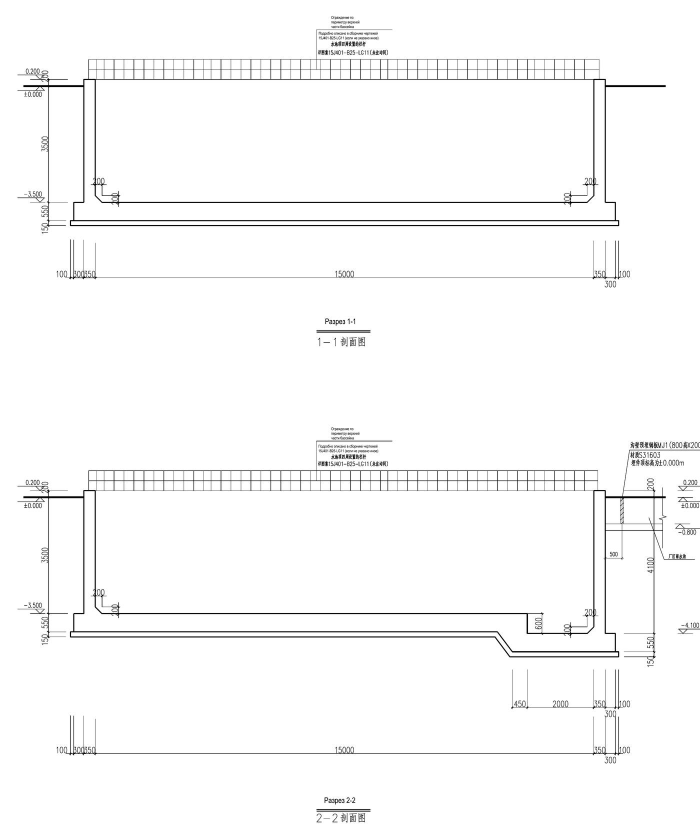
#> input picture sec_img/b102_2.jpg, 1400 x 1657 px, given in place of b102_2.jpg.png, which was not available (shown at 1/2 size)
$ python -i trace.py   (imports and definitions only)
#> lines starting #> are read from the running program, lines starting #| are printed output that depends on the picture; after the words box and inside, x2 and y2 are one past the last pixel; in counts of white or black regions, pixels touching at a corner belong together; pictures that were not available may be replaced by others from this repository, and a replacement may not be noted
import cv2, numpy as np, json, sys, os
sys.path.insert(0,os.path.dirname(os.path.abspath(__file__)))
from eqboxes import EQ
SHEET_DIR='.'
GAP=30
def segments(sh):
#> called with sh = '../../sec_img/b102_2.jpg'
    g=cv2.imread(f'{SHEET_DIR}/sheet{sh}.png',0)
#> g is the input picture: shape (1657, 1400); min 0, max 255, mean 249.5
    b=(g<175).astype(np.uint8)
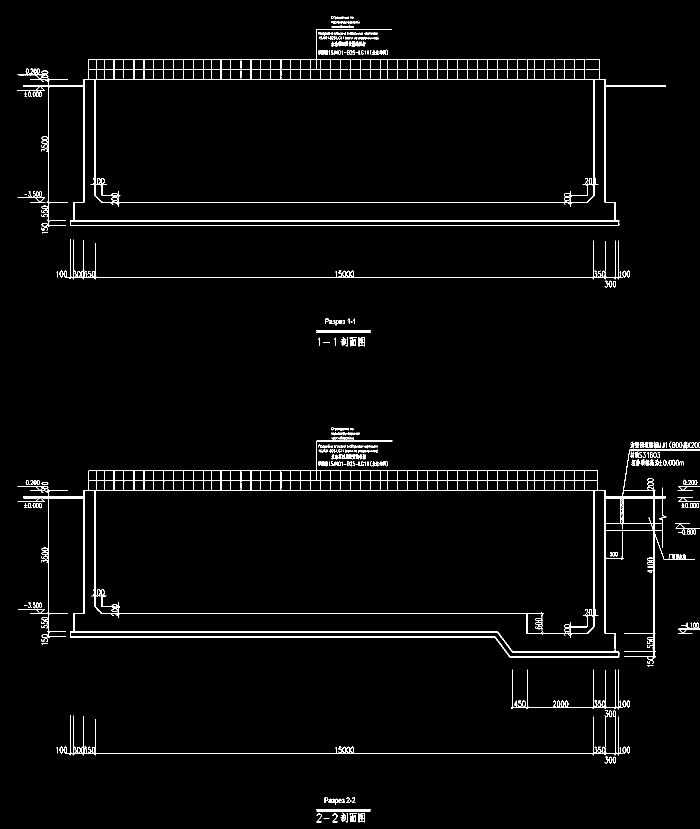
#> b: shape (1657, 1400) (shown at 1/2 size); values 0 (black) and 1 (white), 2.7% white in thin lines or dots
    b[1400:,:]=0 if sh!='3' else b[1400:,:]*0
    b[:, :178]=0; b[:, 2915:]=0; b[:112,:]=0
#> after `b[:112, :] = 0`:
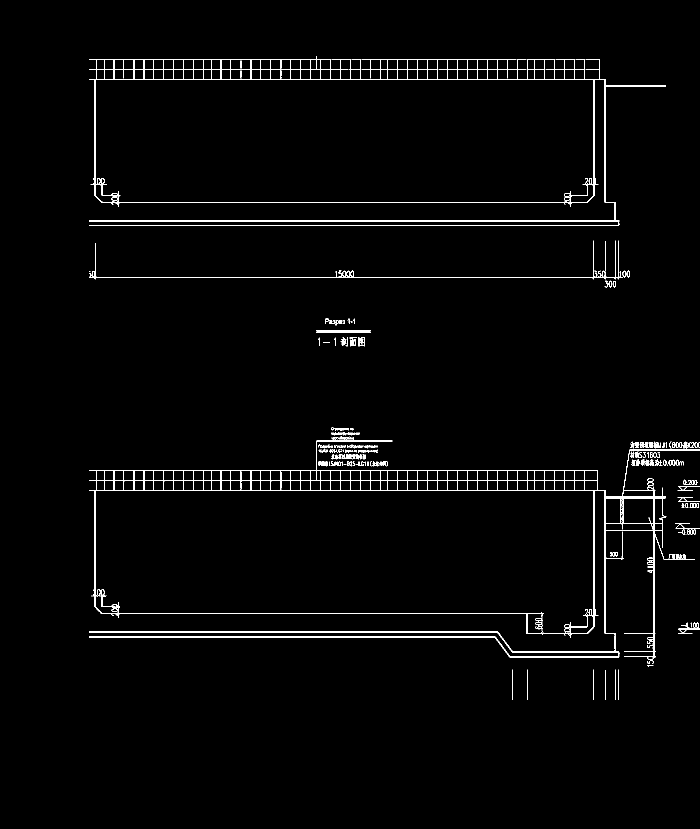
#> b: shape (1657, 1400) (shown at 1/2 size); values 0 (black) and 1 (white), 2% white in thin lines or dots, all inside (x1, y1, x2, y2) = (178, 112, 1400, 1400)
    # remove equipment interiors
    for t,(x0,y0,x1,y1) in EQ[sh].items():
        b[2*y0-170+3:2*y1-170-3, 2*x0-220+3:2*x1-220-3]=0
    H=cv2.morphologyEx(b,cv2.MORPH_OPEN,np.ones((1,36),np.uint8))
    V=cv2.morphologyEx(b,cv2.MORPH_OPEN,np.ones((36,1),np.uint8))
    H=cv2.morphologyEx(H,cv2.MORPH_CLOSE,np.ones((1,GAP),np.uint8))
    V=cv2.morphologyEx(V,cv2.MORPH_CLOSE,np.ones((GAP,1),np.uint8))
    segs=[]
    for o,M in (('h',H),('v',V)):
        n,lab,st,_=cv2.connectedComponentsWithStats(M,connectivity=8)
        for i in range(1,n):
            x,y,w,h,a=st[i]
            if o=='h':
                if h>14 or w<40: continue
                ys,xs=np.nonzero(lab[y:y+h,x:x+w]==i)
                segs.append(dict(o='h',a=int(x),b=int(x+w-1),c=float(ys.mean()+y)))
            else:
                if w>14 or h<40: continue
                ys,xs=np.nonzero(lab[y:y+h,x:x+w]==i)
                segs.append(dict(o='v',a=int(y),b=int(y+h-1),c=float(xs.mean()+x)))
    return segs
def pts(s):
    return ((s['a'],s['c']),(s['b'],s['c'])) if s['o']=='h' else ((s['c'],s['a']),(s['c'],s['b']))
# [4 lines left out: function dist, not called in this run]
TOL=9
# [56 lines left out: functions split, build, trace, not called in this run]
# [3 lines not run here, left out]

#> (the run stopped early here; a loop or call above may not have finished)

$ run again, on sec_img/b111_1.jpg
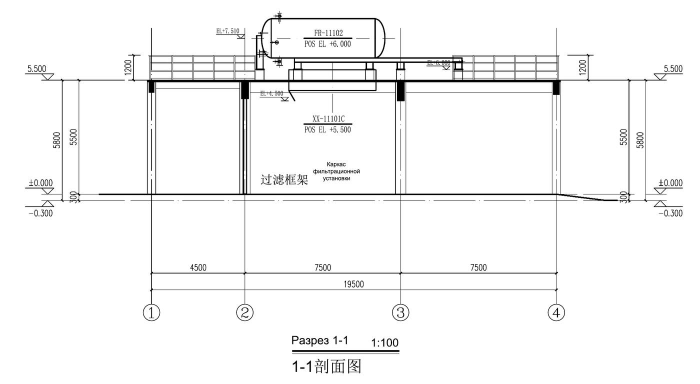
#> input picture sec_img/b111_1.jpg, 1400 x 767 px, given in place of b111_1.jpg.png, which was not available (shown at 1/2 size)
#> in segments, g is the input picture: shape (767, 1400); min 0, max 255, mean 245.8
#> in segments, `b=(g<175).astype(np.uint8)`:
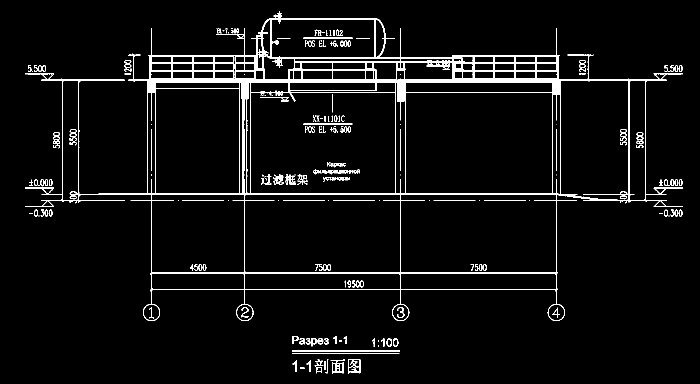
#> b: shape (767, 1400) (shown at 1/2 size); values 0 (black) and 1 (white), 4.4% white; 251 white regions (84 under 20 px), largest, box (x1, y1, x2, y2) and area: (50, 22, 1366, 642) 35939, (584, 700, 799, 704) 860, (696, 718, 721, 747) 317
#> in segments, `b[:112, :] = 0`:
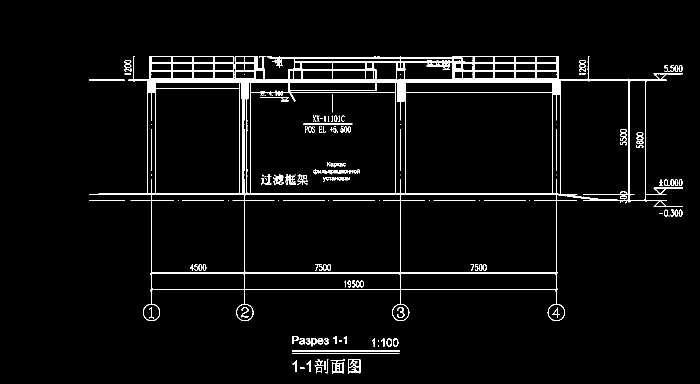
#> b: shape (767, 1400) (shown at 1/2 size); values 0 (black) and 1 (white), 3.8% white; 191 white regions (62 under 20 px), largest, box (x1, y1, x2, y2) and area: (178, 112, 1366, 642) 30976, (584, 700, 799, 704) 860, (696, 718, 721, 747) 317

$ run again, on sec_img/b111_2.jpg
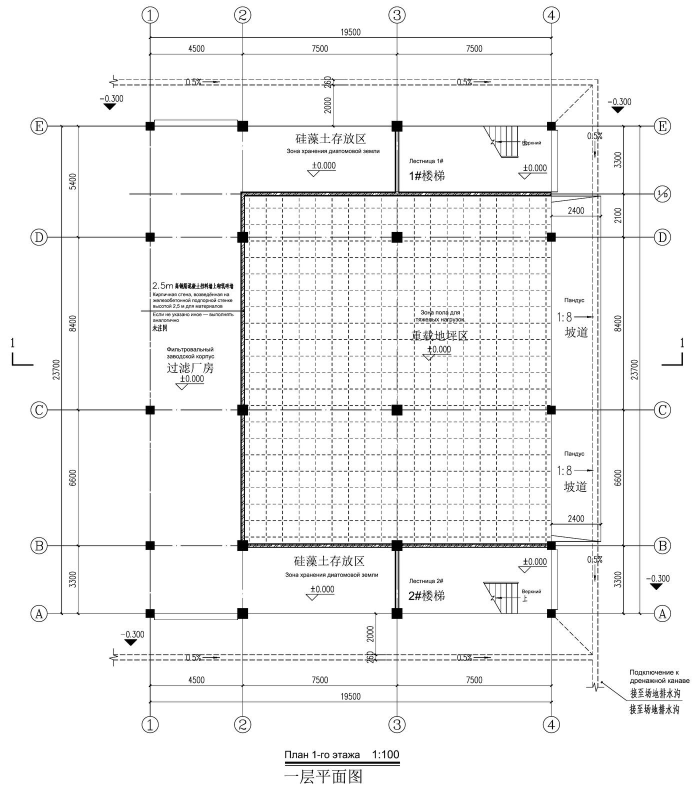
#> input picture sec_img/b111_2.jpg, 1400 x 1593 px, given in place of b111_2.jpg.png, which was not available (shown at 1/2 size)
#> in segments, g is the input picture: shape (1593, 1400); min 0, max 255, mean 243.8
#> in segments, `b=(g<175).astype(np.uint8)`:
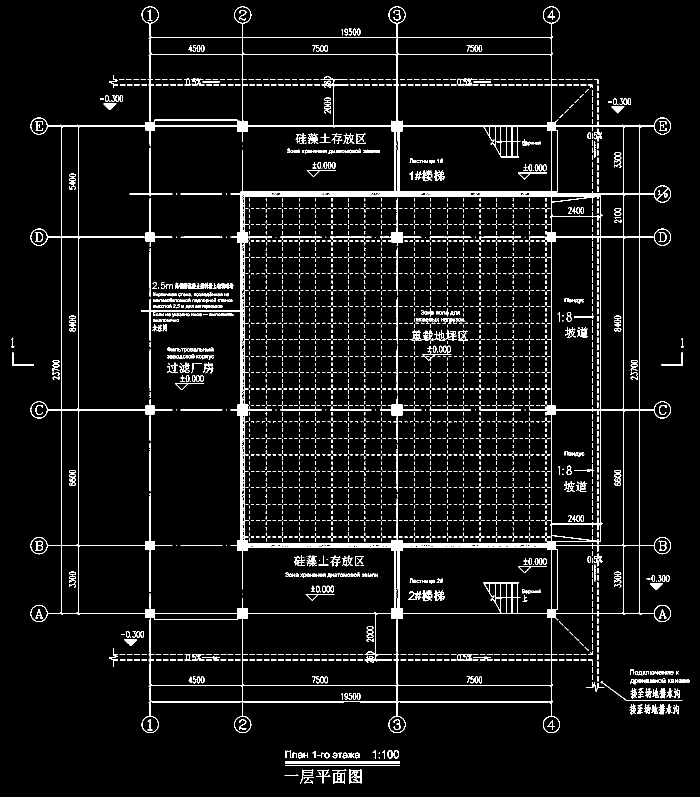
#> b: shape (1593, 1400) (shown at 1/2 size); values 0 (black) and 1 (white), 5.4% white in thin lines or dots
#> in segments, `b[:112, :] = 0`:
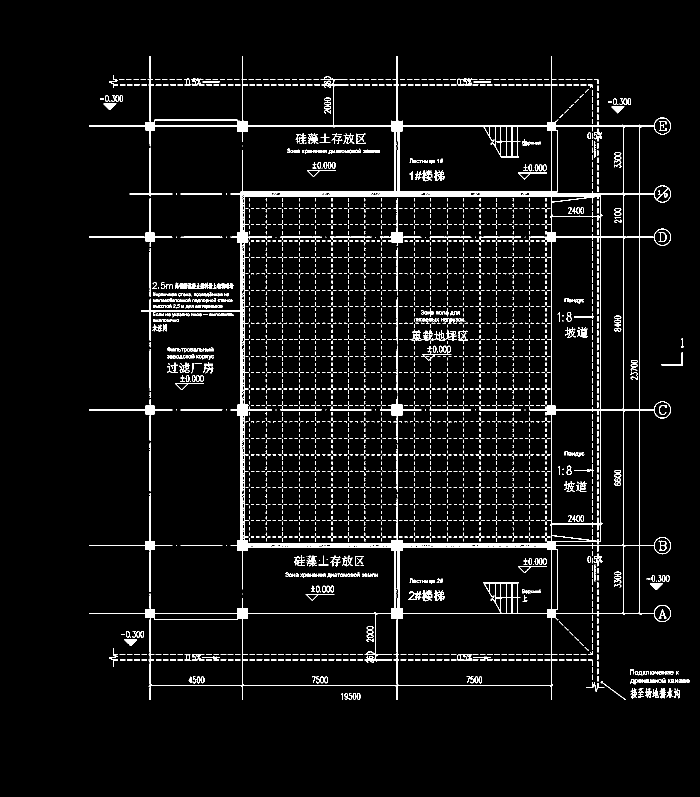
#> b: shape (1593, 1400) (shown at 1/2 size); values 0 (black) and 1 (white), 4.6% white in thin lines or dots, all inside (x1, y1, x2, y2) = (178, 112, 1379, 1400)
